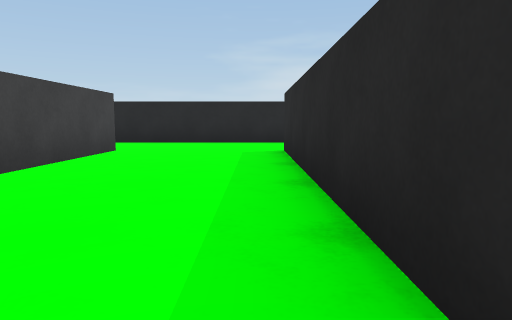
view 1 (above)

16 first-person views from a walk through a scene from a Unity 3-D project. The camera is 0.51 m above the floor, tilts 6° down and sees 70° across. The floor is counted in squares, 1 m on a side. Each view is taken from the middle of a square. On the plan, view 1 faces up. The plan holds only what a view shows up to about 9 squares ahead; the rest is blank. The player character is not drawn.

view 2
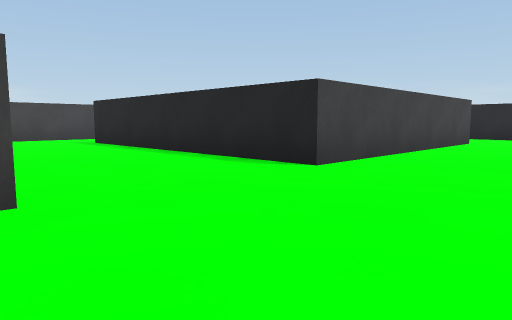

view 3
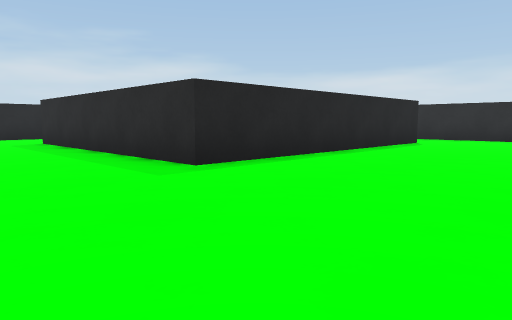

view 4
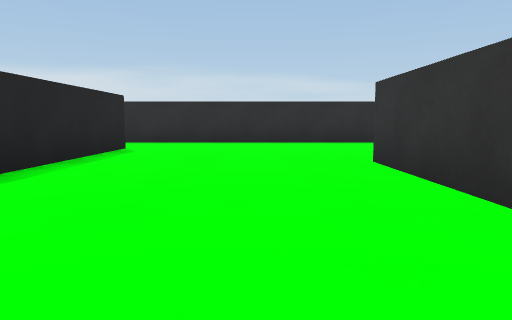

view 5
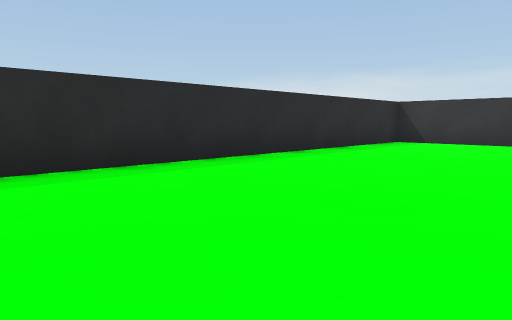

view 6
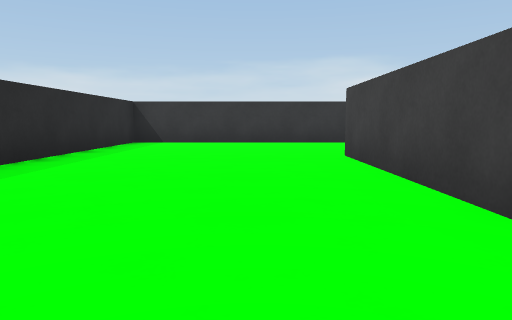

view 7
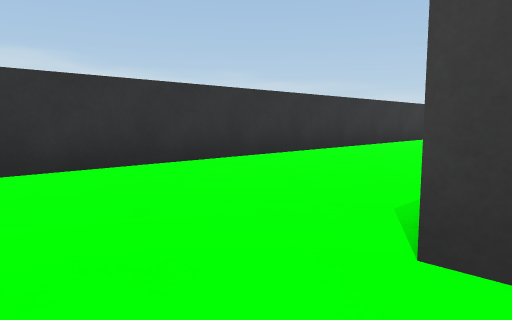

view 8
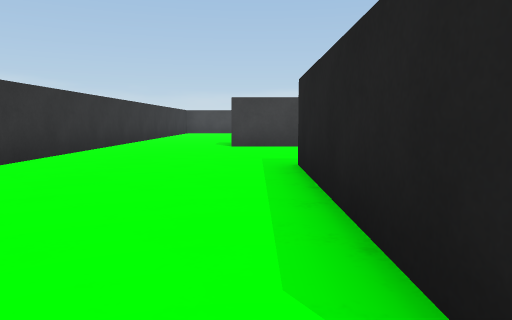

view 9
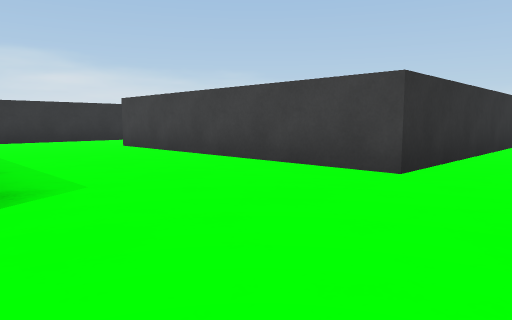

view 10
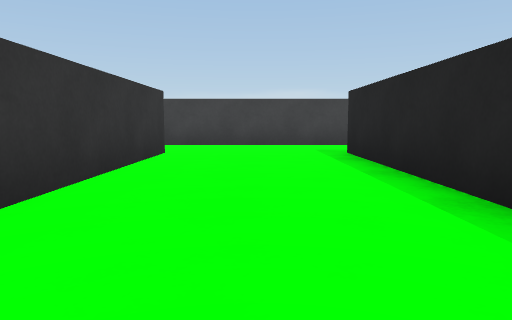

view 11
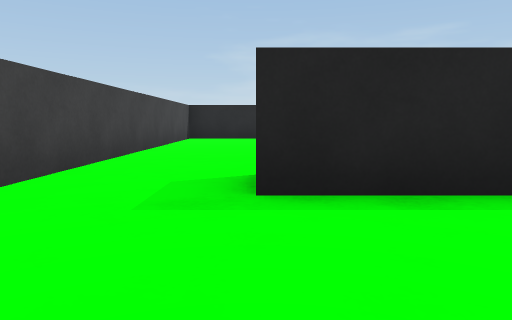

view 12
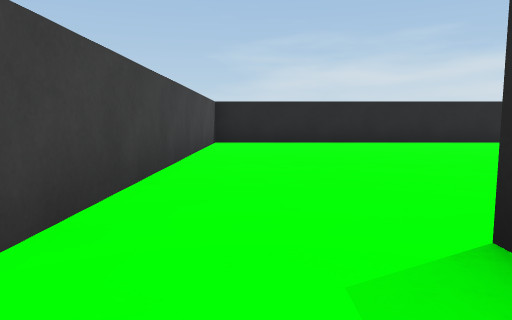

view 13
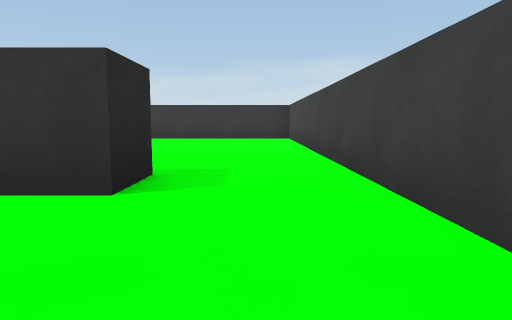

view 14
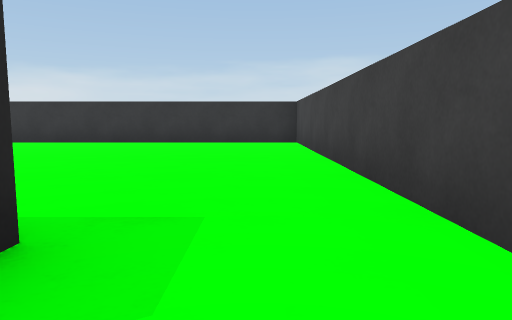

view 15
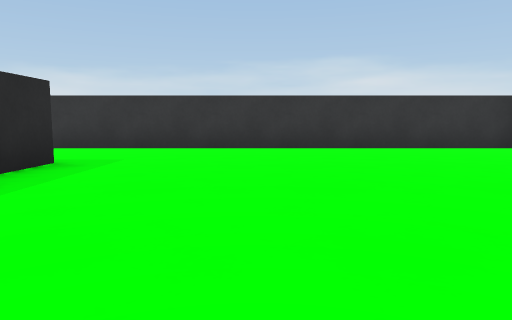

view 16
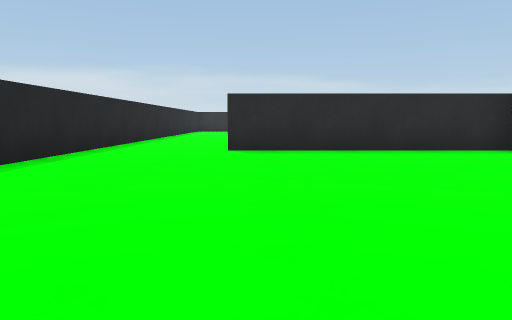

### Floor plan
Ten units are one square. View 1 is at (0, 0); x grows to the right and y downward. Boxes are objects, and circles mark ways between rooms. Rooms are numbered by the first view taken in them; rooms with no view inside come last. Other rooms are left out.
<svg viewBox="-115 -95 210 210">
<path fill="none" stroke="#000" d="M20 35 48 35M47 39 47 75M44 75 6 75M71 -5 5 -5 5 -65M-25 110 90 110 90 -12M-90 25 -25 25 -25 85M-25 -66 -25 -5 -90 -5M8 -90 -24 -90M-110 -5 -110 25M-35 85 -35 75M-90 35 -90 25M-110 25 -110 110 -25 110M-35 -14 -35 -65M-24 -90 -110 -90 -110 -5"/>
<circle cx="-30" cy="95" r="3" fill="#2a7"/>
<circle cx="-95" cy="30" r="3" fill="#2a7"/>
<circle cx="-30" cy="-75" r="3" fill="#2a7"/>
<circle cx="-95" cy="-10" r="3" fill="#2a7"/>
<text x="10" y="30">1</text>
<text x="-70" y="70">2</text>
<text x="-70" y="-50">3</text>
</svg>
Room 1 opens to room 2. Room 1 opens to room 3.

Where each view was taken, in squares from view 1:
view 1: 0 up, 0 right, facing up
view 2: 3 down, 0 right, facing up-left
view 3: 3 down, 2 left, facing up-right
view 4: 2 down, 0 right, facing right
view 5: 2 down, 5 right, facing down-right
view 6: 2 down, 6 right, facing down
view 7: 7 down, 6 right, facing down-left
view 8: 8 down, 5 right, facing left
view 9: 1 down, 1 right, facing down-left
view 10: 1 down, 3 left, facing left
view 11: 2 down, 9 left, facing up
view 12: 0 up, 10 left, facing up
view 13: 0 up, 10 left, facing down
view 14: 2 down, 10 left, facing down
view 15: 4 down, 6 left, facing down
view 16: 6 up, 10 left, facing right
